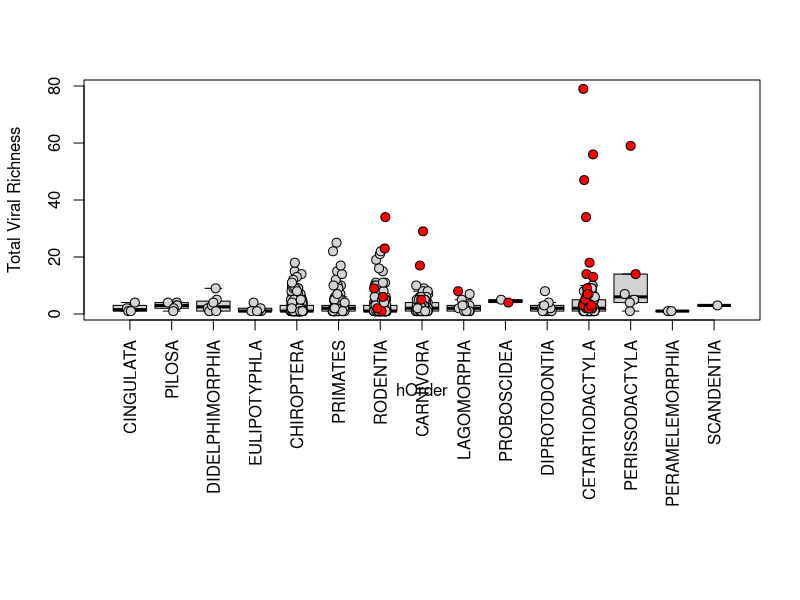
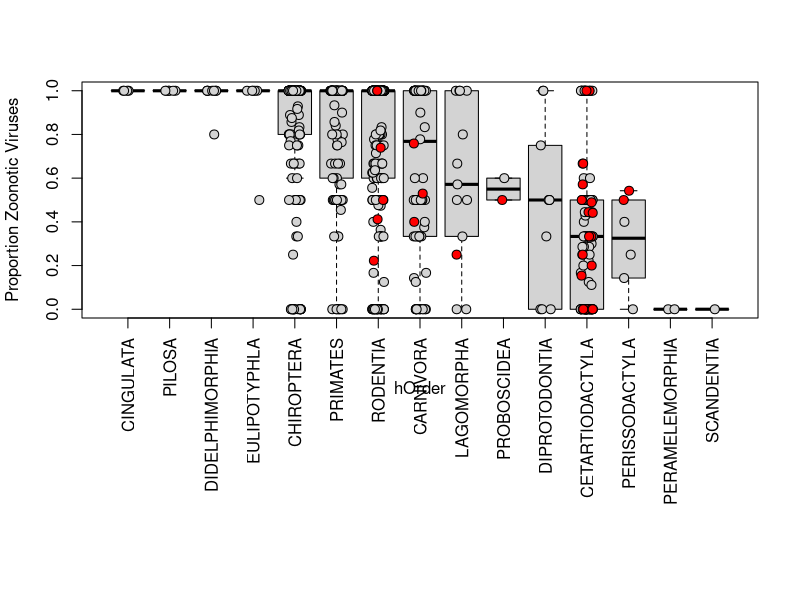

Here is the R script that generated these plots, in order: (Note: this script raises an error after producing the figures.)
rm(list=ls()) 
options(stringsAsFactors=F)
require(ggplot2)
library(dplyr)
set.seed(0)

asc <- read.csv("data/HP3.assocV41_FINAL.csv", header=T, strip.white = T)
h <- read.csv("data/HP3.hostv42_FINAL.csv", header=T, strip.white = T)
v <- read.csv("data/HP3.virus_v45.csv", header=T, strip.white = T)
asc_noHoSa <- asc[asc$hHostNameFinal!="Homo_sapiens", ]

h <- h[h$hHostNameFinal != "Homo_sapiens",]  #drop humans

### NEW FIG 1, HP3, revised from code from 14 Dec 2014
head(h)
#to calculate proportion shared and order new plot
#h$hOrder <- as.factor(h$hOrder) #doesn't work without this

#order boxplot
#create ordered box plot, based on mean proportion shared with humans
h$prop_human <- h$vHoSaRich/h$vir_rich

hw <- h[h$hWildDomFAO=="wild", ] 
hd <- h[h$hWildDomFAO=="domestic", ] 

order_propshared <- h %>% 
  group_by(hOrder) %>% 
  summarize(prop_human_mean_order = mean(prop_human)) %>%
  arrange(desc(prop_human_mean_order))
  
h2 <- merge(h, order_propshared, by="hOrder")

h2 <- h2 %>% 
  arrange(desc(prop_human_mean_order))  # arrange by mean proportion zoonotic by order

order_propshared
h2$hOrder <- ordered(h2$hOrder, levels=c( "CINGULATA", "PILOSA","DIDELPHIMORPHIA", "EULIPOTYPHLA", 
                "CHIROPTERA", "PRIMATES", "RODENTIA", "CARNIVORA", "LAGOMORPHA", "PROBOSCIDEA", "DIPROTODONTIA",
                 "CETARTIODACTYLA", "PERISSODACTYLA",  "PERAMELEMORPHIA", "SCANDENTIA"))


h3w <- subset(h2, hWildDomFAO=="wild") 
h3d <- subset(h2, hWildDomFAO=="domestic")

#par(mfrow=c(2, 1))
#par(mar=c(10,3,3,3))
## FIG 1A
par(mar=c(14,4.2,4,2))
boxplot(vir_rich ~ hOrder, data=h2, vertical = TRUE, ylab="Total Viral Richness",
        col="lightgray", main="", outcol=NA, las=3)
#one stripchart for wild values
stripchart(vir_rich ~ hOrder, data=h3w, 
           vertical = TRUE, method = "jitter", jitter=0.15,
           pch = 21, col = "black", bg = "lightgrey", 
           add = T, cex=1.2) 
#another for domestic
stripchart(vir_rich ~ hOrder, data=h3d, 
           vertical = TRUE, method = "jitter", jitter=0.15,
           pch = 21, col = "black", bg = "red", 
           add = T, cex=1.2) 
#mtext("1A", 2, adj=5, las=1) #not set right

##FIG 1B
par(mar=c(14,4,4,2)+0.1)

boxplot(prop_human ~ hOrder, data=h2, vertical = TRUE, ylab="Proportion Zoonotic Viruses",
        col="lightgray", main="", outcol=NA, las=3)

stripchart(prop_human ~ hOrder, data=h3w, 
           vertical = TRUE, method = "jitter", jitter=0.15,
           pch = 21, col = "black", bg = "lightgrey", 
           add = T, cex=1.2) 

stripchart(prop_human ~ hOrder, data=h3d, 
           vertical = TRUE, method = "jitter", jitter=0.15,
           pch = 21, col = "black", bg = "red", 
           add = T, cex=1.2) 

## Viral richness with wild and dom stripplot, ordered by proportion shared - 15 Dec 2014

## post hoc test of significance for proportion zoonotic viruses

a2 <- aov(prop_human ~ hOrder, data=h2)
summary(a2) #hOrder is signif
pairwise.t.test(h$propHoSa, h$hOrder, p.adj = "bonf")
TukeyHSD(a2)
